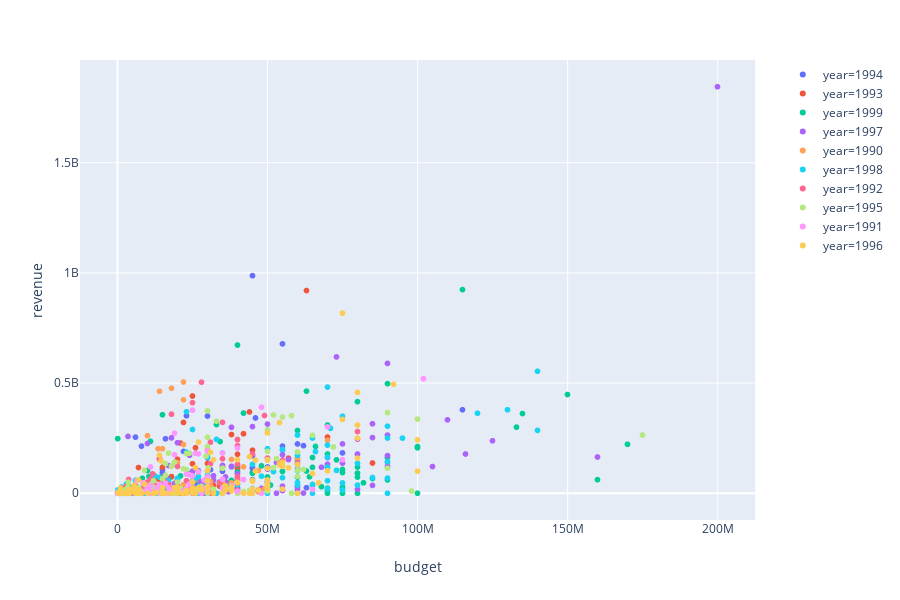

Notebook code cell kept with this figure:
### Code cell
fig = px.scatter(df_1990s[df_1990s['budget']>0], x='budget', y='revenue', color='year', hover_name='title')
fig.show()

### Figure 1 — Plotly figure (JSON) as saved in the notebook; plotly's stock layout.template omitted (floating-point values rounded to 4 significant figures; data arrays with more than 128 entries replaced by an {"elided": "..."} marker saying what was removed)
{"data": [{"hoverlabel": {"namelength": 0}, "hovertemplate": "<b>%{hovertext}</b><br><br>year=1994<br>budget=%{x}<br>revenue=%{y}", "hovertext": ["The Shawshank Redemption", "Pulp Fiction", "Forrest Gump", "Léon: The Professional", "The Lion King", "Satantango", "Hoop Dreams", "The Kingdom", "Ed Wood", "The Crow", "Clerks", "Legends of the Fall", "Interview with the Vampire", "In the Mouth of Madness", "Burnt by the Sun", "The Hudsucker Proxy", "Immortal Beloved", "Little Women", "Crooklyn", "Heavenly Creatures", "Muriel's Wedding", "Natural Born Killers", "Cemetery Man", "Speed", "Stargate", "True Lies", "The Mask", "Maverick", "The Last Seduction", "The Ref", "Four Weddings and a Funeral", "The Paper", "Reality Bites", "Wyatt Earp", "The Swan Princess", "Serial Mom", "The Client", "Clear and Present Danger", "Dumb and Dumber", "Ace Ventura: Pet Detective", "Naked Gun 33⅓: The Final Insult", "Star Trek: Generations", "Nell", "New Nightmare", "The Pagemaster", "The River Wild", "Don Juan DeMarco", "Rapa Nui", "Frankenstein", "The Santa Clause", "Surviving the Game", "PCU", "Thumbelina", "Renaissance Man", "Disclosure", "No Escape", "I.Q.", "Wolf", "Guarding Tess", "Baby's Day Out", "The Shadow", "Timecop", "Beverly Hills Cop III", "Night of the Demons 2", "The Air Up There", "Phantasm III: Lord of the Dead", "A Low Down Dirty Shame", "The Chase", "The Specialist", "Ri¢hie Ri¢h", "Joshua Tree", "I Love Trouble", "Mixed Nuts", "Color of Night", "Drop Zone", "Blank Check", "Terminal Velocity", "Ready to Wear", "Intersection", "The Flintstones", "The Next Karate Kid", "City Slickers II: The Legend of Curly's Gold", "North", "3 Ninjas Kick Back", "Junior", "Leprechaun 2", "Getting Even with Dad", "Death Wish V: The Face of Death", "A Troll in Central Park", "The Fantastic Four", "On Deadly Ground", "Highlander: The Final Dimension", "Even Cowgirls Get the Blues", "The NeverEnding Story III", "Street Fighter", "Double Dragon", "Texas Chainsaw Massacre: The Next Generation"], "legendgroup": "year=1994", "marker": {"color": "#636efa", "symbol": "circle"}, "mode": "markers", "name": "year=1994", "showlegend": true, "type": "scattergl", "x": [25000000, 8000000, 55000000, 16000000, 45000000, 1500000, 700000, 1500000, 18000000, 15000000, 27000, 30000000, 60000000, 8000000, 2800000, 30000000, 120, 18000000, 14000000, 5000000, 3000000, 34000000, 4000000, 30000000, 55000000, 115000000, 23000000, 75000000, 2500000, 11000000, 6000000, 6000000, 11500000, 63000000, 20000000, 13000000, 45000000, 62000000, 16000000, 15000000, 30000000, 38000000, 31000000, 14000000, 27000000, 45000000, 25000000, 20000000, 45000000, 22000000, 7400000, 9000000, 28000000, 40000000, 55000000, 20000000, 25000000, 70000000, 20000000, 50000000, 25000000, 27000000, 50000000, 1300000, 17080000, 2500000, 10000000, 26000000, 45000000, 40000000, 9000000, 45000000, 15000000, 40000000, 45000000, 13000000, 50000000, 15000000, 45000000, 46000000, 12000000, 40, 40000000, 20000000, 60000000, 2000000, 30000000, 5000000, 23000000, 1500000, 50000000, 26000000, 8000000, 17000000, 35000000, 3500000, 600000], "xaxis": "x", "y": [28341469, 213928762, 677945399, 45284974, 987483777, 0, 7830611, 0, 5887457, 94000000, 3151130, 160638883, 223664608, 8946600, 2616503, 0, 0, 0, 0, 3049135, 15119639, 50282766, 0, 350448145, 196567262, 378882411, 351583407, 183031272, 0, 11439193, 254700832, 0, 20079850, 25052000, 9771658, 7820688, 117615211, 215887717, 247275374, 107217396, 51132598, 120000000, 106683817, 18090181, 13670688, 94216343, 22200000, 305070, 112006296, 189833357, 7690013, 4350774, 11373501, 24332324, 214015089, 15340000, 0, 131002597, 0, 16671505, 48063435, 101646581, 119208989, 0, 21011500, 0, 29392418, 8009329, 170362582, 0, 0, 61947267, 0, 19726050, 0, 0, 16478900, 11300653, 21355893, 341631208, 15826984, 43, 0, 11798854, 108431355, 2260622, 0, 1702394, 71368, 0, 49000000, 36800000, 0, 0, 99423521, 2341309, 185898], "yaxis": "y"}, {"hoverlabel": {"namelength": 0}, "hovertemplate": "<b>%{hovertext}</b><br><br>year=1993<br>budget=%{x}<br>revenue=%{y}", "hovertext": ["Schindler's List", "In the Name of the Father", "Jurassic Park", "Carlito's Way", "The Nightmare Before Christmas", "Bound by Honor", "Philadelphia", "What's Eating Gilbert Grape", "A Bronx Tale", "True Romance", "The Remains of the Day", "Batman: Mask of the Phantasm", "Groundhog Day", "Ninja Scroll", "Tombstone", "Dazed and Confused", "A Perfect World", "Menace II Society", "The Piano", "Rudy", "The Fugitive", "Falling Down", "The Joy Luck Club", "Manhattan Murder Mystery", "The Wedding Banquet", "Arizona Dream", "Mrs. Doubtfire", "Shadowlands", "Much Ado About Nothing", "The Age of Innocence", "Cool Runnings", "Orlando", "In the Line of Fire", "Dragon: The Bruce Lee Story", "The House of the Spirits", "Hocus Pocus", "Cannibal! The Musical", "Red Rock West", "Alive", "The Firm", "Sleepless in Seattle", "Addams Family Values", "Heaven & Earth", "Poetic Justice", "Kalifornia", "Only the Strong", "Judgment Night", "Robin Hood: Men in Tights", "Demolition Man", "Godzilla vs. Mechagodzilla II", "Fire in the Sky", "The Pelican Brief", "Hot Shots! Part Deux", "Once Upon a Forest", "The Thing Called Love", "The Good Son", "Cliffhanger", "Last Action Hero", "The Three Musketeers", "Sister Act 2: Back in the Habit", "Little Buddha", "Killing Zoe", "The Adventures of Huck Finn", "So I Married an Axe Murderer", "Freaked", "Hard Target", "Indecent Proposal", "For Love or Money", "Rising Sun", "Romeo Is Bleeding", "Free Willy", "Geronimo: An American Legend", "Body Snatchers", "Return of the Living Dead 3", "The Dark Half", "The Crush", "Striking Distance", "Dennis the Menace", "Made in America", "Sliver", "Beethoven's 2nd", "Ticks", "Leprechaun", "Teenage Mutant Ninja Turtles III", "Warlock: The Armageddon", "Children of the Corn II: The Final Sacrifice", "The Meteor Man", "Body of Evidence", "Cop and ½", "RoboCop 3", "Jason Goes to Hell: The Final Friday", "Son of the Pink Panther", "Super Mario Bros.", "Cyborg 2"], "legendgroup": "year=1993", "marker": {"color": "#EF553B", "symbol": "circle"}, "mode": "markers", "name": "year=1993", "showlegend": true, "type": "scattergl", "x": [22000000, 13000000, 63000000, 30000000, 18000000, 35000000, 26000000, 11000000, 22000000, 12500000, 11500000, 6000000, 14600000, 10000000, 25000000, 6900000, 30000000, 3500000, 7000000, 12000000, 44000000, 25000000, 11000000, 13500000, 1000000, 19000000, 25000000, 22000000, 11000000, 34000000, 14000000, 4000000, 40000000, 14000000, 25000000, 28000000, 125000, 8000000, 32000000, 42000000, 21000000, 10000000, 33000000, 14000000, 9000000, 6000000, 21000000, 20000000, 57000000, 9500000, 19885552, 45000000, 25000000, 13000000, 14000000, 17000000, 70000000, 85000000, 30000000, 38000000, 35000000, 1500000, 6500000, 20000000, 13000000, 18000000, 38000000, 30000000, 40000000, 11500000, 20000000, 35000000, 13000000, 2000000, 15000000, 6000000, 30, 35000000, 22000000, 40000000, 15000000, 2000000, 900000, 10000000, 3000000, 900000, 30, 30000000, 14, 22000000, 3000000, 25000000, 48000000, 5000000], "xaxis": "x", "y": [321365567, 65796862, 920100000, 36516012, 75634409, 0, 206678440, 10032765, 17287898, 12281551, 23237911, 5617391, 70906973, 0, 56505065, 7993039, 135130999, 27900000, 116700000, 22750363, 368875760, 40903593, 32861136, 11285588, 6933459, 0, 441286195, 25842000, 22551000, 32255440, 154856263, 0, 176997168, 63513743, 0, 39514713, 0, 2500000, 36733909, 270248367, 227799884, 0, 5, 27515786, 2395231, 3283371, 12136938, 35739755, 159055768, 18000000, 19724334, 195268056, 133752825, 6582052, 0, 44456478, 255000211, 137298489, 53898845, 57319029, 4858139, 418961, 0, 11585483, 29296, 74189677, 266614059, 11146270, 107198790, 3275585, 153698625, 18635620, 428868, 54207, 10611160, 13609396, 0, 117270765, 0, 116300000, 118243066, 0, 8556940, 0, 3902679, 6980986, 0, 13273595, 40, 10696210, 15938065, 2438031, 20915465, 0], "yaxis": "y"}, {"hoverlabel": {"namelength": 0}, "hovertemplate": "<b>%{hovertext}</b><br><br>year=1999<br>budget=%{x}<br>revenue=%{y}", "hovertext": {"elided": "148 str values"}, "legendgroup": "year=1999", "marker": {"color": "#00cc96", "symbol": "circle"}, "mode": "markers", "name": "year=1999", "showlegend": true, "type": "scattergl", "x": {"elided": "148 int values"}, "xaxis": "x", "y": {"elided": "148 int values"}, "yaxis": "y"}, {"hoverlabel": {"namelength": 0}, "hovertemplate": "<b>%{hovertext}</b><br><br>year=1997<br>budget=%{x}<br>revenue=%{y}", "hovertext": ["Life Is Beautiful", "Good Will Hunting", "Children of Heaven", "Titanic", "L.A. Confidential", "Boogie Nights", "Anastasia", "Lost Highway", "The Game", "Gattaca", "Donnie Brasco", "Hercules", "The Fifth Element", "As Good as It Gets", "The Devil's Advocate", "Deconstructing Harry", "Jackie Brown", "Contact", "The Castle", "The Sweet Hereafter", "Seven Years in Tibet", "Men in Black", "Lolita", "Nil by Mouth", "Kundun", "The Ice Storm", "Selena", "The Full Monty", "Amistad", "The Rainmaker", "Face/Off", "Cube", "Starship Troopers", "Chasing Amy", "Private Parts", "Breakdown", "Cop Land", "Gummo", "Con Air", "One Eight Seven", "Cats Don't Dance", "My Best Friend's Wedding", "U Turn", "Absolute Power", "In & Out", "Liar Liar", "Smilla's Sense of Snow", "Conspiracy Theory", "Austin Powers: International Man of Mystery", "Nothing to Lose", "Event Horizon", "Hoodlum", "Bean", "The Lost World: Jurassic Park", "Anna Karenina", "The Man Who Knew Too Little", "The Apostle", "Kiss the Girls", "Midnight in the Garden of Good and Evil", "Air Force One", "Scream 2", "MouseHunt", "Affliction", "G.I. Jane", "Tomorrow Never Dies", "The Jackal", "A Life Less Ordinary", "The Postman", "Mad City", "Orgazmo", "Red Corner", "The Devil's Own", "The Saint", "Alien Resurrection", "Vegas Vacation", "Switchback", "The Relic", "The Night Flier", "Dante's Peak", "Mimic", "Snow White: A Tale of Terror", "The Borrowers", "She's So Lovely", "I Know What You Did Last Summer", "The Peacemaker", "Wishmaster", "For Richer or Poorer", "Volcano", "Metro", "Flubber", "George of the Jungle", "A Simple Wish", "The Beautician and the Beast", "An American Werewolf in Paris", "Two Girls and a Guy", "Fathers' Day", "Air Bud", "RocketMan", "Picture Perfect", "Honey, We Shrunk Ourselves", "Spawn", "Home Alone 3", "Turbulence", "Fire Down Below", "Jungle 2 Jungle", "Anaconda", "Turbo: A Power Rangers Movie", "Gone Fishin'", "Spice World", "Double Team", "The Pest", "Speed 2: Cruise Control", "Batman & Robin", "Mr. Magoo", "Steel", "Mortal Kombat: Annihilation"], "legendgroup": "year=1997", "marker": {"color": "#ab63fa", "symbol": "circle"}, "mode": "markers", "name": "year=1997", "showlegend": true, "type": "scattergl", "x": [20000000, 10000000, 180000, 200000000, 35000000, 15000000, 53000000, 15000000, 50000000, 36000000, 35000000, 85000000, 90000000, 50000000, 57000000, 20000000, 12000000, 90000000, 786675, 5000000, 70000000, 90000000, 62000000, 9000000, 28000000, 18000000, 20000000, 3500000, 36000000, 40000000, 80000000, 250000, 105000000, 250000, 28000000, 36000000, 15000000, 1300000, 75000000, 20000000, 32000000, 38000000, 19000000, 50000000, 35000000, 45000000, 35000000, 75000000, 16500000, 25000000, 60000000, 30000000, 18000000, 73000000, 35000000, 20000000, 5000000, 27000000, 35000000, 85000000, 24000000, 38000000, 6000000, 50000000, 110000000, 60000000, 12000000, 80000000, 50000000, 1000000, 48000000, 90000000, 68000000, 70000000, 25000000, 37000000, 60000000, 1000000, 116000000, 30000000, 26000000, 29000000, 18000000, 17000000, 50000000, 5000000, 35000000, 90000000, 55000000, 80000000, 55000000, 28000000, 16000000, 22000000, 1000000, 85000000, 3000000, 16000000, 19000000, 7000000, 40000000, 32000000, 55000000, 60000000, 32000000, 45, 10000000, 53000000, 25000000, 30000000, 17000000, 160000000, 125000000, 30000000, 16000000, 30000000], "xaxis": "x", "y": [229400000, 225933435, 925402, 1845034188, 126216940, 43101594, 139804348, 3675201, 109423648, 12532777, 41954997, 252712101, 263920180, 314178011, 152944660, 10686841, 39673162, 171120329, 861789, 3263585, 131457682, 589390539, 1060056, 0, 5684789, 8038061, 60000000, 257850122, 74000000, 45916769, 245676146, 501818, 121214377, 12021272, 41230799, 50159144, 44862187, 116799, 224012234, 5716080, 3566637, 299288605, 6682098, 50068310, 0, 302710615, 0, 136982834, 67683989, 0, 26673242, 0, 251212670, 618638999, 791830, 13801755, 0, 60527873, 25105255, 315268353, 172363301, 122417389, 6330054, 48169156, 333011068, 159330280, 0, 17626234, 10541523, 0, 22420000, 140807547, 118063304, 162000000, 36400360, 6482195, 33956608, 91549, 178127760, 25480490, 0, 0, 0, 125586134, 0, 15719109, 31611225, 122823468, 31987563, 177977226, 174463257, 8345056, 0, 26570463, 2057193, 35598376, 23144499, 0, 44332015, 0, 87840042, 79082515, 11466088, 16000000, 59927618, 136, 17979739, 0, 100000000, 0, 0, 164508066, 238207122, 75000000, 1686429, 51376861], "yaxis": "y"}, {"hoverlabel": {"namelength": 0}, "hovertemplate": "<b>%{hovertext}</b><br><br>year=1990<br>budget=%{x}<br>revenue=%{y}", "hovertext": ["GoodFellas", "Paris Is Burning", "Dances with Wolves", "Misery", "Edward Scissorhands", "Miller's Crossing", "Jacob's Ladder", "Back to the Future Part III", "The Hunt for Red October", "The Godfather: Part III", "Pretty Woman", "Home Alone", "La Femme Nikita", "Total Recall", "Wild at Heart", "Ghost", "Die Hard 2", "Trust", "Presumed Innocent", "Metropolitan", "Night of the Living Dead", "King of New York", "The Sheltering Sky", "Memphis Belle", "Mermaids", "Tremors", "Quick Change", "Postcards from the Edge", "The Rescuers Down Under", "Teenage Mutant Ninja Turtles", "Mo' Better Blues", "Stanley & Iris", "Young Guns II", "Flatliners", "Darkman", "Cry-Baby", "Nightbreed", "Gremlins 2: The New Batch", "Arachnophobia", "The Russia House", "The Adventures of Ford Fairlane", "Mr. Destiny", "Class of 1999", "Bird on a Wire", "Lionheart", "Days of Thunder", "Two Evil Eyes", "Dick Tracy", "Tales from the Darkside: The Movie", "House Party", "Predator 2", "The Two Jakes", "Frankenhooker", "Another 48 Hrs.", "Dark Angel", "Child's Play 2", "Kindergarten Cop", "Maniac Cop 2", "RoboCop 2", "Almost an Angel", "The Rookie", "Nuns on the Run", "Marked for Death", "Hardware", "Hard to Kill", "Basket Case 2", "Puppet Master II", "Death Warrant", "The NeverEnding Story II: The Next Chapter", "Rocky V", "Problem Child", "The Bonfire of the Vanities", "Desperate Hours", "Fire Birds", "Graveyard Shift", "Captain America"], "legendgroup": "year=1990", "marker": {"color": "#FFA15A", "symbol": "circle"}, "mode": "markers", "name": "year=1990", "showlegend": true, "type": "scattergl", "x": [25000000, 500000, 22000000, 20000000, 20000000, 14000000, 25000000, 40000000, 30000000, 54000000, 14000000, 18000000, 8538703, 10000000, 9500000, 22000000, 70000000, 700000, 22000000, 225000, 4200000, 1000000, 25000000, 23000000, 31000000, 11000000, 15000000, 22000000, 37931000, 13500000, 10000000, 23000000, 20000000, 26000000, 16000000, 11000000, 11000000, 50000000, 31000000, 22997992, 49000000, 20000000, 5200000, 20000000, 6000000, 60000000, 9000000, 47000000, 3500000, 2500000, 35000000, 19000000, 2500000, 38000000, 7000000, 13000000, 15000000, 4000000, 35000000, 25000000, 10000000, 10959015, 12000000, 1500000, 10000000, 2500000, 780000, 4000000, 32000000, 42000000, 15000000, 47000000, 18000000, 22000000, 10500000, 10000000], "xaxis": "x", "y": [46836394, 3779620, 424208848, 61276872, 53000000, 5080409, 25965144, 244527583, 199200000, 136766062, 463000000, 476684675, 5000000, 261317921, 14560247, 505000000, 240031094, 0, 221303188, 0, 5835247, 2554476, 2075084, 0, 35419397, 48572000, 15260154, 39071603, 47431461, 201965915, 16153593, 5820015, 0, 61489265, 48878502, 8266343, 8862354, 41482207, 53208180, 0, 20423389, 15379253, 2459895, 138700000, 24271196, 157920733, 0, 103738726, 16324573, 26386000, 57120318, 10000000, 205068, 153518974, 9229401, 35763605, 201957688, 0, 45681173, 6939946, 21633874, 0, 46044400, 5728953, 47410000, 0, 0, 16853487, 16283667, 119946358, 0, 15691192, 2700000, 0, 11582891, 0], "yaxis": "y"}, {"hoverlabel": {"namelength": 0}, "hovertemplate": "<b>%{hovertext}</b><br><br>year=1998<br>budget=%{x}<br>revenue=%{y}", "hovertext": {"elided": "129 str values"}, "legendgroup": "year=1998", "marker": {"color": "#19d3f3", "symbol": "circle"}, "mode": "markers", "name": "year=1998", "showlegend": true, "type": "scattergl", "x": {"elided": "129 int values"}, "xaxis": "x", "y": {"elided": "129 int values"}, "yaxis": "y"}, {"hoverlabel": {"namelength": 0}, "hovertemplate": "<b>%{hovertext}</b><br><br>year=1992<br>budget=%{x}<br>revenue=%{y}", "hovertext": ["Baraka", "Unforgiven", "Scent of a Woman", "Aladdin", "Chaplin", "Glengarry Glen Ross", "Malcolm X", "Braindead", "My Cousin Vinny", "Twin Peaks: Fire Walk with Me", "A Few Good Men", "Dracula", "The Last of the Mohicans", "The Muppet Christmas Carol", "Army of Darkness", "Noises Off...", "The Player", "Bad Lieutenant", "A River Runs Through It", "A League of Their Own", "Juice", "Bitter Moon", "Radio Flyer", "The Crying Game", "Diggstown", "Batman Returns", "Sister Act", "Basic Instinct", "The Hand that Rocks the Cradle", "Death Becomes Her", "El Mariachi", "Wayne's World", "Patriot Games", "Lethal Weapon 3", "Far and Away", "Newsies", "Home Alone 2: Lost in New York", "The Bodyguard", "Dust Devil", "Like Water for Chocolate", "City of Joy", "Strictly Ballroom", "The Mighty Ducks", "Candyman", "Hero", "Hoffa", "Alien³", "Single White Female", "Trespass", "Rapid Fire", "1492: Conquest of Paradise", "Under Siege", "Stay Tuned", "Split Second", "Unlawful Entry", "Universal Soldier", "Jennifer Eight", "Medicine Man", "Raising Cain", "Memoirs of an Invisible Man", "Fortress", "Passenger 57", "3 Ninjas", "Mo' Money", "Consenting Adults", "Hellraiser III: Hell on Earth", "Boomerang", "Captain Ron", "Honeymoon in Vegas", "The Lawnmower Man", "Sleepwalkers", "Buffy the Vampire Slayer", "Freejack", "Poison Ivy", "Pet Sematary II", "Honey I Blew Up the Kid", "Cool World", "Waxwork II: Lost in Time"], "legendgroup": "year=1992", "marker": {"color": "#FF6692", "symbol": "circle"}, "mode": "markers", "name": "year=1992", "showlegend": true, "type": "scattergl", "x": [4000000, 14000000, 31000000, 28000000, 31000000, 12500000, 34000000, 3000000, 11000000, 10000000, 40000000, 40000000, 40000000, 12000000, 11000000, 12000000, 8000000, 1000000, 12000000, 40000000, 5000000, 5000000, 35000000, 3705538, 17000000, 80000000, 31000000, 49000000, 11700000, 55000000, 220000, 20000000, 45000000, 35000000, 60000000, 15000000, 18000000, 25000000, 8000000, 2000000, 27000000, 3000000, 10000000, 6000000, 42000000, 35000000, 50000000, 16000000, 14000000, 10000000, 47000000, 35000000, 25000000, 7000000, 23000000, 23000000, 20000000, 40000000, 12000000, 40000000, 8000000, 15000000, 6500000, 17000000, 18000000, 5000000, 40000000, 24000000, 25000000, 10000000, 15000000, 7000000, 30000000, 3000000, 8000000, 40000000, 30000000, 3500000], "xaxis": "x", "y": [0, 159157447, 134095253, 504050219, 0, 10725228, 48169908, 242623, 64088552, 4160851, 243240178, 215862692, 75505856, 27281507, 21502976, 2280148, 21706101, 2019469, 43440294, 132440069, 20146880, 1862805, 4651977, 62548947, 4836637, 280000000, 231605150, 352927224, 88036683, 149022650, 2040920, 121697323, 178051587, 321731527, 137783840, 0, 358991681, 411006740, 0, 21665468, 14683921, 33946224, 50752337, 25792310, 0, 0, 159773545, 48017402, 13249535, 14356479, 7191399, 156563139, 10736401, 5430822, 57138719, 0, 11390479, 45500797, 37170057, 14358033, 6739141, 44065653, 29000301, 40227006, 21591728, 12534961, 70100000, 22518097, 35, 32101000, 30524763, 16624456, 0, 0, 17092453, 58662452, 14110589, 0], "yaxis": "y"}, {"hoverlabel": {"namelength": 0}, "hovertemplate": "<b>%{hovertext}</b><br><br>year=1995<br>budget=%{x}<br>revenue=%{y}", "hovertext": ["Se7en", "The Usual Suspects", "La Haine", "Casino", "Toy Story", "Braveheart", "Before Sunrise", "Heat", "Underground", "Twelve Monkeys", "The Bridges of Madison County", "A Little Princess", "The City of Lost Children", "Antonia's Line", "Sense and Sensibility", "Dead Man Walking", "Apollo 13", "Smoke", "Dead Man", "Living in Oblivion", "Leaving Las Vegas", "Clueless", "Forgotten Silver", "Jumanji", "Crimson Tide", "Die Hard: With a Vengeance", "Friday", "Mr. Holland's Opus", "Nixon", "The Three Brothers", "Strange Days", "Pocahontas", "Clockers", "Blue in the Face", "Kids", "Desperado", "Mallrats", "GoldenEye", "While You Were Sleeping", "Mighty Aphrodite", "Now and Then", "Rob Roy", "A Walk in the Clouds", "Dead Presidents", "Things to Do in Denver When You're Dead", "Fluke", "Bad Boys", "The American President", "Dangerous Minds", "To Die For", "Get Shorty", "Restoration", "The Prophecy", "Devil in a Blue Dress", "The Horseman on the Roof", "Boys on the Side", "Outbreak", "Crying Freeman", "The Quick and the Dead", "How to Make an American Quilt", "Hackers", "Ace Ventura: When Nature Calls", "Screamers", "Casper", "Assassins", "Sabrina", "Waiting to Exhale", "Billy Madison", "Nick of Time", "Four Rooms", "Babe", "Heavyweights", "Waterworld", "The Indian in the Cupboard", "First Knight", "Tales from the Hood", "The Net", "Canadian Bacon", "Cutthroat Island", "Wild Bill", "Kiss of Death", "Species", "Sudden Death", "The Scarlet Letter", "Johnny Mnemonic", "Money Train", "Mortal Kombat", "Under Siege 2: Dark Territory", "Judge Dredd", "Virtuosity", "Tank Girl", "Mighty Morphin Power Rangers: The Movie", "Batman Forever", "Jade", "Congo", "Never Talk to Strangers", "Showgirls", "The Pebble and the Penguin", "Hideaway", "Halloween: The Curse of Michael Myers", "Embrace of the Vampire", "Vampire in Brooklyn", "Fair Game"], "legendgroup": "year=1995", "marker": {"color": "#B6E880", "symbol": "circle"}, "mode": "markers", "name": "year=1995", "showlegend": true, "type": "scattergl", "x": [33000000, 6000000, 2600000, 52000000, 30000000, 72000000, 2500000, 60000000, 14000000, 29500000, 24000000, 17000000, 18000000, 900000, 16000000, 11000000, 52000000, 7000000, 9000000, 500000, 3600000, 12000000, 650000, 65000000, 53000000, 90000000, 3500000, 23000000, 44000000, 7500000, 42000000, 55000000, 25000000, 2000000, 1500000, 7000000, 6000000, 58000000, 17000000, 15000000, 12000000, 28000000, 20000000, 10000000, 8000000, 15000000, 19000000, 62000000, 23000000, 20000000, 30250000, 19000000, 8, 27000000, 35000000, 21000000, 50000000, 6100000, 32000000, 10000000, 20000000, 30000000, 20000000, 50000000, 50000000, 58000000, 16000000, 10000000, 8169363, 4000000, 30000000, 10000000, 175000000, 45000000, 55000000, 6000000, 22000000, 11000000, 98000000, 30000000, 40000000, 35000000, 35000000, 50000000, 25000000, 60000000, 18000000, 60000000, 90000000, 30000000, 25000000, 15000000, 100000000, 50000000, 50000000, 6400000, 45000000, 28000000, 15000000, 5000000, 500000, 14000000, 50000000], "xaxis": "x", "y": [327311859, 23341568, 15300000, 116112375, 373554033, 210000000, 5535405, 187436818, 0, 168840000, 182016617, 0, 1738611, 0, 134582776, 39363635, 355237933, 8349430, 103800000, 1148752, 49800000, 56631572, 0, 262797249, 157387195, 366101666, 28215918, 106269971, 13681765, 0, 7959291, 346079773, 13071518, 1275000, 7412216, 25405445, 2122561, 352194034, 182057016, 6700000, 27400000, 31596911, 50012507, 0, 529766, 0, 141407024, 107879496, 179519401, 21284514, 115101622, 0, 16, 16140822, 15000000, 23450000, 189859560, 0, 18552460, 23574130, 7563728, 212385533, 5781885, 287928194, 30303072, 0, 81452156, 26488734, 8175346, 4300000, 254134910, 0, 264218220, 0, 127600435, 12000000, 110627965, 178104, 10017322, 0, 0, 113374103, 64350171, 10382407, 19075720, 77224232, 122195920, 104324083, 113493481, 24048000, 4064495, 66000000, 336529144, 9851610, 152022101, 6, 20350754, 3983912, 12201255, 15116634, 0, 19800000, 11534477], "yaxis": "y"}, {"hoverlabel": {"namelength": 0}, "hovertemplate": "<b>%{hovertext}</b><br><br>year=1991<br>budget=%{x}<br>revenue=%{y}", "hovertext": ["The Silence of the Lambs", "Terminator 2: Judgment Day", "Beauty and the Beast", "Fried Green Tomatoes", "JFK", "The Lovers on the Bridge", "Barton Fink", "Thelma & Louise", "Boyz n the Hood", "Delicatessen", "The Fisher King", "Cape Fear", "My Girl", "Naked Lunch", "Point Break", "The Addams Family", "Star Trek VI: The Undiscovered Country", "The Doors", "Hook", "What About Bob?", "Shadows and Fog", "Slacker", "Robin Hood: Prince of Thieves", "The Naked Gun 2½: The Smell of Fear", "The Indian Runner", "Frankie and Johnny", "Kafka", "The Last Boy Scout", "The Prince of Tides", "New Jack City", "Until the End of the World", "Backdraft", "White Fang", "Hot Shots!", "Madonna: Truth or Dare", "City Slickers", "Sleeping with the Enemy", "The Rocketeer", "The People Under the Stairs", "Bugsy", "Shattered", "Dutch", "Oscar", "Harley Davidson and the Marlboro Man", "Jungle Fever", "Out for Justice", "Drop Dead Fred", "Puppet Master III: Toulon's Revenge", "Teenage Mutant Ninja Turtles II: The Secret of the Ooze", "Showdown in Little Tokyo", "Don't Tell Mom the Babysitter's Dead", "Mobsters", "Career Opportunities", "F/X2", "Rock-A-Doodle", "Billy Bathgate", "Child's Play 3", "Hudson Hawk", "Return to the Blue Lagoon", "Double Impact", "Begotten", "Pure Luck", "Mortal Thoughts", "Freddy's Dead: The Final Nightmare", "Nothing but Trouble", "Suburban Commando", "Mannequin Two: On the Move", "Highlander 2: The Quickening", "Cool as Ice"], "legendgroup": "year=1991", "marker": {"color": "#FF97FF", "symbol": "circle"}, "mode": "markers", "name": "year=1991", "showlegend": true, "type": "scattergl", "x": [19000000, 102000000, 25000000, 11000000, 40000000, 28000000, 9000000, 16000000, 6500000, 4000000, 24000000, 35000000, 16500000, 16000000, 24000000, 30000000, 27000000, 38000000, 70000000, 35000000, 14000000, 23000, 48000000, 23000000, 7000000, 29000000, 11000000, 29000000, 30000000, 8500000, 23000000, 75000000, 14000000, 26000000, 4, 27000000, 19000000, 42000000, 6000000, 30000000, 22000000, 17000000, 35000000, 23000000, 14000000, 14000000, 6788000, 800000, 25000000, 8000000, 10000000, 23000000, 6000000, 16400000, 18000000, 48000000, 13000000, 65000000, 11000000, 15000000, 33000, 17010000, 8000000, 11000000, 40000000, 11000000, 13000000, 30000000, 6000000], "xaxis": "x", "y": [272742922, 520000000, 377350553, 119418501, 205405498, 0, 6153939, 45361000, 57504069, 1794187, 41895491, 182300000, 0, 0, 83531958, 191502426, 96900000, 34416893, 300854823, 63710000, 2735731, 1228108, 390493908, 86930411, 191125, 22773535, 0, 59509925, 74787599, 47624253, 0, 152368585, 34793160, 181096164, 29, 179033791, 174999005, 62000000, 0, 49114016, 11511031, 4603929, 23562716, 7434726, 32482682, 39673161, 13878334, 0, 78656813, 2275557, 25196249, 20246790, 11336986, 0, 11657385, 0, 20560255, 17218080, 2807854, 30102717, 0, 24941969, 0, 34872033, 8479793, 8000000, 3752426, 15556340, 1193062], "yaxis": "y"}, {"hoverlabel": {"namelength": 0}, "hovertemplate": "<b>%{hovertext}</b><br><br>year=1996<br>budget=%{x}<br>revenue=%{y}", "hovertext": ["Trainspotting", "Fargo", "Primal Fear", "Sling Blade", "Secrets & Lies", "Sleepers", "Shine", "Waiting for Guffman", "Star Trek: First Contact", "A Time to Kill", "Scream", "Welcome to the Dollhouse", "The English Patient", "The Funeral", "Lone Star", "Matilda", "The Hunchback of Notre Dame", "The Rock", "The Birdcage", "Bound", "From Dusk Till Dawn", "The People vs. Larry Flynt", "Michael Collins", "Swingers", "Ridicule", "Trees Lounge", "Hard Eight", "Mission: Impossible", "Jerry Maguire", "Emma", "The Frighteners", "Bottle Rocket", "Independence Day", "Set It Off", "Romeo + Juliet", "The Mirror Has Two Faces", "Basquiat", "Space Jam", "Marvin's Room", "The Ghost and the Darkness", "Beavis and Butt-Head Do America", "The First Wives Club", "The Long Kiss Goodnight", "Ransom", "The Crucible", "Kingpin", "Happy Gilmore", "DragonHeart", "Citizen Ruth", "Crash", "Everyone Says I Love You", "Freeway", "Jude", "James and the Giant Peach", "The Craft", "Ghosts of Mississippi", "Courage Under Fire", "Flirting with Disaster", "White Squall", "Phenomenon", "Twister", "Mars Attacks!", "Last Man Standing", "Tromeo & Juliet", "Evita", "Up Close & Personal", "The Arrival", "Jack", "Executive Decision", "Eye for an Eye", "Before and After", "My Fellow Americans", "Daylight", "The Chamber", "Tin Cup", "Curdled", "Bad Moon", "Harriet the Spy", "Broken Arrow", "Extreme Measures", "The Fan", "Mary Reilly", "Tremors 2: Aftershocks", "Eraser", "Escape from L.A.", "101 Dalmatians", "Albino Alligator", "The Preacher's Wife", "Bogus", "Jingle All the Way", "Multiplicity", "Blood and Wine", "Space Truckers", "Chain Reaction", "The Quest", "The Nutty Professor", "The Stendhal Syndrome", "Larger than Life", "She's the One", "Bulletproof", "The Juror", "Kama Sutra - A Tale of Love", "Maximum Risk", "Flipper", "The Dentist", "Alaska", "Fled", "Dunston Checks In", "Joe’s Apartment", "Hellraiser: Bloodline", "Bordello of Blood", "Spy Hard", "The Glimmer Man", "The Pallbearer", "The Phantom", "Striptease", "The Island of Dr. Moreau", "Bio-Dome", "Kazaam"], "legendgroup": "year=1996", "marker": {"color": "#FECB52", "symbol": "circle"}, "mode": "markers", "name": "year=1996", "showlegend": true, "type": "scattergl", "x": [4000000, 7000000, 30000000, 1000000, 4500000, 44000000, 5500000, 4000000, 46000000, 40000000, 14000000, 800000, 27000000, 12500000, 5000000, 36000000, 100000000, 75000000, 31000000, 4500000, 19000000, 36000000, 28000000, 200000, 3000000, 1300000, 3000000, 80000000, 50000000, 6000000, 30000000, 7000000, 75000000, 9000000, 14500000, 42000000, 2962051, 80000000, 23000000, 50000000, 12000000, 26000000, 65000000, 80000000, 25000000, 27000000, 10000000, 57000000, 3000000, 10000000, 20000000, 3000000, 7000000, 38000000, 15000000, 36000000, 46000000, 7000000, 38000000, 32000000, 92000000, 70000000, 67000000, 350000, 55000000, 60000000, 25000000, 45000000, 55000000, 20000000, 35000000, 21500000, 80000000, 50000000, 45000000, 2300000, 7000000, 12000000, 50000000, 38000000, 55000000, 47000000, 4000000, 100000000, 50000000, 54000000, 6000000, 40000000, 32000000, 60000000, 45000000, 26000000, 25000000, 50000000, 30000000, 54000000, 3800000, 30000000, 3500000, 25000000, 44000000, 3000000, 25000000, 25530000, 2500000, 23000000, 25000000, 16000000, 13000000, 4000000, 15000000, 18000000, 45000000, 8000000, 45000000, 50000000, 40000000, 15000000, 20000000], "xaxis": "x", "y": [16491080, 60611975, 102616183, 24444121, 13417292, 165615285, 35892330, 0, 150000000, 152266007, 173046663, 5034794, 231976425, 1227324, 13269963, 33459416, 100138851, 335062621, 185260553, 7011317, 25836616, 20300385, 16900000, 4505922, 2503829, 0, 222559, 457696359, 273552592, 22231658, 29359216, 560069, 817400891, 41590886, 147298761, 0, 3011195, 250200000, 12803305, 38619405, 0, 116400000, 89456761, 309492681, 7343114, 25023434, 0, 115267375, 153155, 0, 0, 0, 405000, 28921264, 24769466, 13323144, 100860818, 14702438, 10300000, 152036382, 494471524, 101371017, 47267001, 0, 141047179, 0, 14063331, 58620973, 121969216, 26877589, 0, 0, 159212469, 22540359, 53854588, 49620, 1100000, 0, 150270147, 17380126, 18626419, 12379402, 0, 242295562, 42277365, 320689294, 0, 48093211, 0, 129832389, 0, 0, 1614266, 60209334, 57400547, 128769345, 0, 8315693, 9482579, 22611954, 0, 4109095, 51702483, 20080020, 0, 0, 17193231, 0, 4619014, 16675000, 5600000, 0, 0, 0, 17300889, 113309743, 49627779, 0, 18937262], "yaxis": "y"}], "layout": {"height": 600, "legend": {"tracegroupgap": 0}, "margin": {"t": 60}, "xaxis": {"anchor": "y", "domain": [0, 0.98], "title": {"text": "budget"}}, "yaxis": {"anchor": "x", "domain": [0, 1], "title": {"text": "revenue"}}}}
